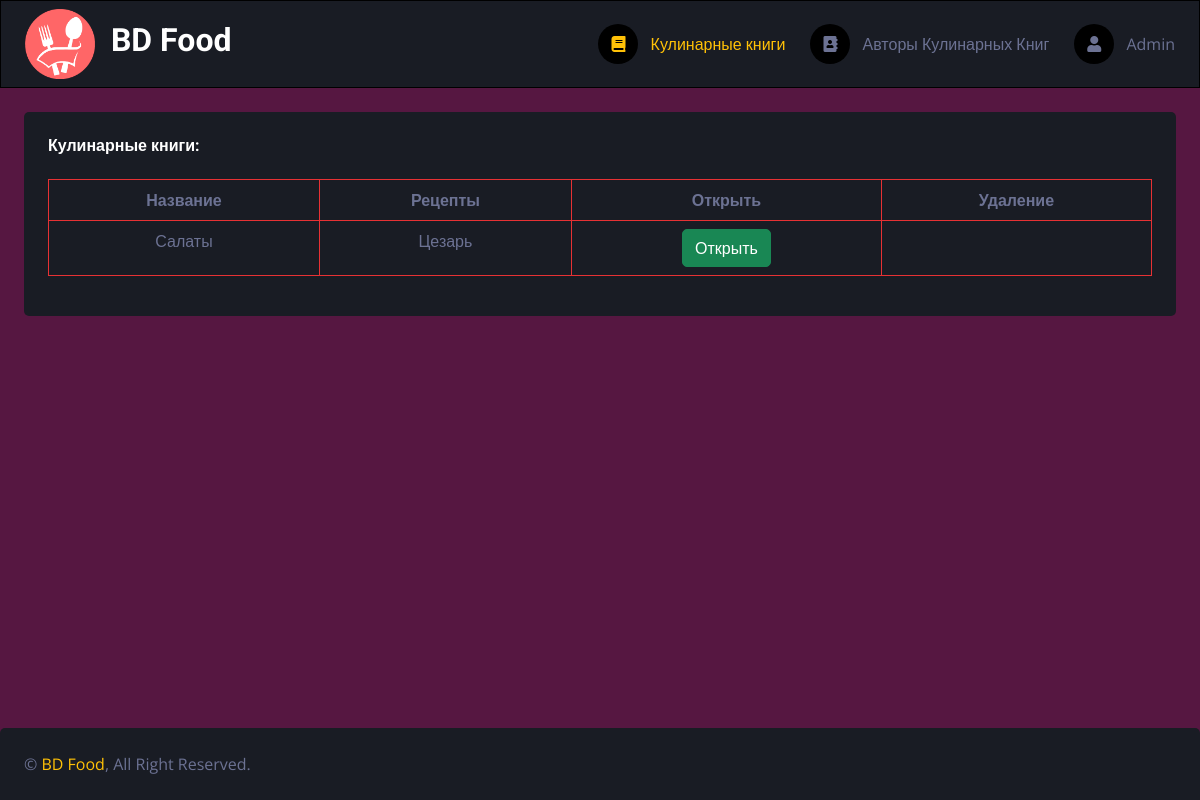
Before: / with the older database file.
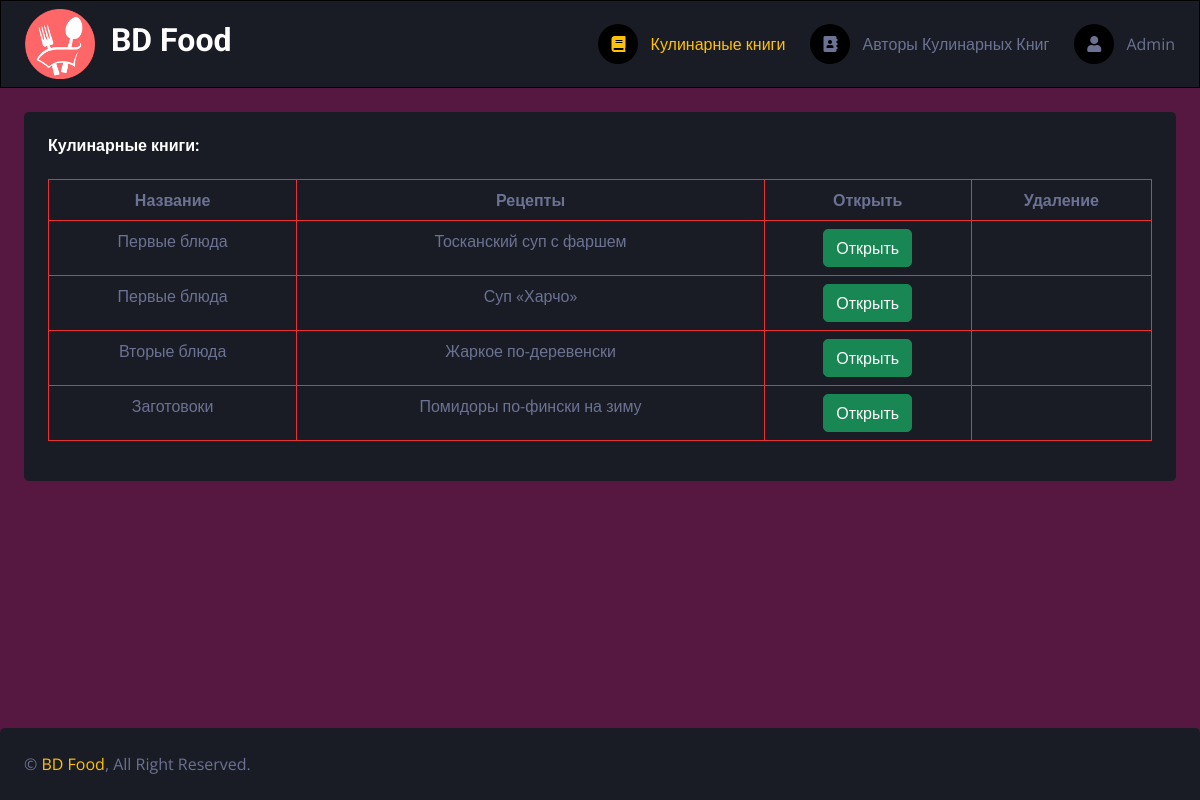
After: the same page with the newer database file.
### server/models.py (models this page shows, shortened)
class RecipeIngredient(models.Model):
    recipe = models.ForeignKey(Recipe, on_delete=models.CASCADE)
    ingredient = models.ManyToManyField(Ingredient, blank=False)

class Recipe(models.Model):
    cookbook = models.ForeignKey(Cookbook, on_delete=models.CASCADE)
    title = models.CharField(max_length=100)
    description = models.TextField()

class Cookbook(models.Model):
    title = models.CharField(max_length=100)

### server/views.py (the view)
# urls.py: path('', views.main, name='main'), # url открытия кулинарных книг
def main(request): #Открытие окна кулимнарных книг
    all_info = RecipeIngredient.objects.all()
    data = {
            'all_info': all_info, # Данные из БД для вывода в html форму, аналогично остальные функции
    }
    return render(request, 'server/main.html', data)

### server/templates/server/main.html (shortened to what this page needs)
{% extends "server/index.html" %}
{% block content %}
<div class="container-fluid pt-4 px-4">
    <div class="row g-4">
        <div class="col-sm-12 col-xl-12">
            <div class="bg-secondary rounded p-4">
                <div class="d-flex align-items-center justify-content-between mb-4">
                    <h6 class="mb-0">Кулинарные книги:</h6>
                </div>
                <table style="border:1px solid #E73134" class="table table-bordered text-center">
                    <thead>
                    <tr>
                        <th>Название</th>
                        <th>Рецепты</th>
                        <th>Открыть</th>
                        <th>Удаление</th>
                    </tr>
                    </thead>
                    {% for i in all_info %}
                    <tr>
                        <td>{{i.recipe.cookbook.title}}</td>
                        <td>{{i.recipe.title}}</td>
                        <th><a class="btn btn-success" href="{% url 'open' i.id %}">Открыть</a></th>
                        <th></th>
                    </tr>
                    {% endfor %}
                  </table>
            </div>
        </div>
    </div>
</div>
{% endblock %}

Changed rows visible on the page:
changed through a linked row, RecipeIngredient: recipe.cookbook "Салаты" → "Первые блюда"; recipe "Цезарь" → "Тосканский суп с фаршем"
added RecipeIngredient: recipe.cookbook "Первые блюда", recipe "Суп «Харчо»"
added RecipeIngredient: recipe.cookbook "Вторые блюда", recipe "Жаркое по-деревенски"
added RecipeIngredient: recipe.cookbook "Заготовоки", recipe "Помидоры по-фински на зиму"
